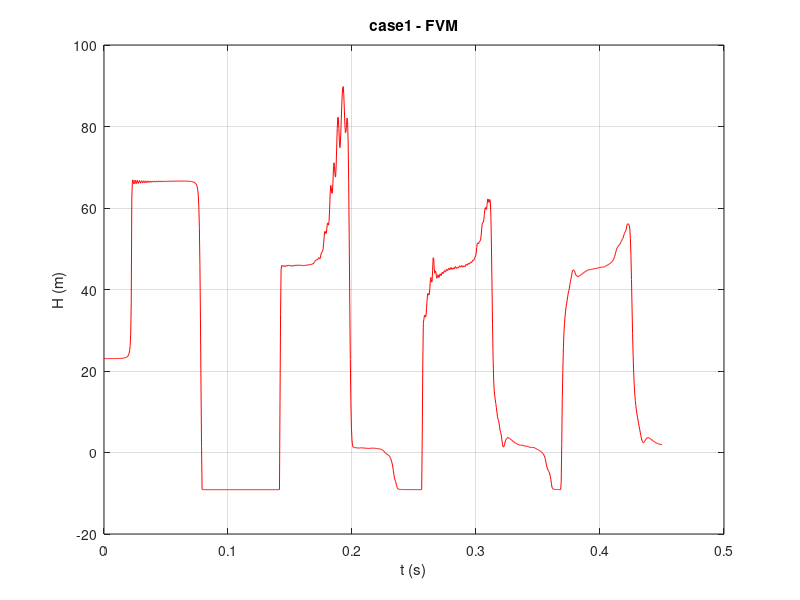

MATLAB code for this plot:
function res = zhou2018_fvm_dgcm(case_name, varargin)
%ZHOU2018_FVM_DGCM  Arquivo MATLAB unico (autocontido) da reproducao de
%   Zhou et al. (2018), J. Hydraul. Eng. 144(5): 04018017 - FVM-DGCM.
%
%   res = zhou2018_fvm_dgcm()                    Caso 1, Ns=32, Cr=1, C_ap=0.9, 2a ordem
%   res = zhou2018_fvm_dgcm('case3', 'Ns', 256)  outro caso / opcoes numericas
%   res = zhou2018_fvm_dgcm('case1', 'model', 'DVCM')   FVM-DVCM
%   res = zhou2018_fvm_dgcm('case1', 'solver', 'moc')   MOC-DGCM (malha escalonada)
%   res = zhou2018_fvm_dgcm('case1', 'plot', false)     sem grafico
%
%   Casos: 'case0' (teorico, sem atrito), 'case1', 'case2', 'case3' (Tabela 1).
%   Opcoes numericas: Ns, Cr, C_ap, alpha0, order (1|2), model ('DGCM'|'DVCM'),
%   collapse, limit_gas_growth, fallback (ver docs/analise_do_artigo.md).
%   Saida: res.t [s], res.H_cellN [m] (cota "na valvula"), res.H_valve, ...
%
%   Todas as funcoes do projeto (matlab/src) estao abaixo como subfuncoes;
%   nao requer toolboxes. Testado em GNU Octave 8.4 (compativel com MATLAB).
if nargin < 1 || isempty(case_name), case_name = 'case1'; end
solver = 'fvm'; do_plot = true; opts = {};
for k = 1:2:numel(varargin)
    switch varargin{k}
        case 'solver', solver = varargin{k+1};
        case 'plot',   do_plot = varargin{k+1};
        otherwise,     opts(end+1:end+2) = varargin(k:k+1); %#ok<AGROW>
    end
end
cs = case_parameters(case_name);
num = numerics_default(opts{:});
if strcmp(solver, 'moc')
    res = run_moc_dgcm(cs, num.Ns, num.alpha0);
    res.H_cellN = res.H_valve;
else
    res = run_fvm(cs, num);
end
if strcmp(case_name, 'case0') && ~strcmp(solver, 'moc')
    res.H_exact = valve_head_exact(cs, res.t);
end
if do_plot
    figure; plot(res.t, res.H_cellN, 'r-'); hold on;
    if isfield(res, 'H_exact'), plot(res.t, res.H_exact, '-', 'color', [0.6 0.6 0.6]); end
    hold off; grid on; xlabel('t (s)'); ylabel('H (m)');
    title(sprintf('%s - %s', case_name, upper(solver)));
end
end

% ==================================================================== fluid_properties
function fl = fluid_properties(varargin)
%FLUID_PROPERTIES Water and atmosphere properties (SI units).
%   fl = fluid_properties() returns water at 20 degC and the standard
%   atmosphere.  The paper (Zhou et al. 2018) does NOT report temperature,
%   vapour pressure or barometric pressure; these values are deduced
%   assumptions [DED] (docs/analise_do_artigo.md, sec. 8).
%   Name/value pairs override any field, e.g. fluid_properties('p_bar', 1e5).
fl.rho   = 998.2;      % density, kg/m^3 (20 degC)
fl.nu    = 1.004e-6;   % kinematic viscosity, m^2/s (Blasius friction)
fl.p_vap = 2339.0;     % absolute vapour pressure, Pa (20 degC)
fl.p_bar = 101325.0;   % absolute barometric pressure, Pa
fl.p0    = 101325.0;   % standard pressure of alpha0, Pa
fl.g     = 9.81;       % gravity, m/s^2
for k = 1:2:numel(varargin)
    fl.(varargin{k}) = varargin{k+1};
end
fl.Hb     = fl.p_bar / (fl.rho * fl.g);            % absolute barometric head, m
fl.Hv     = fl.p_vap / (fl.rho * fl.g) - fl.Hb;    % gauge vapour head, m (paper p. 2)
fl.H0_std = fl.p0 / (fl.rho * fl.g);               % p0*/(rho g), m
end

% ==================================================================== blasius_friction
function f = blasius_friction(V, D, nu)
%BLASIUS_FRICTION Darcy friction factor of a smooth pipe (Blasius).
%   Used because the paper does not report f [DED].
Re = abs(V) * D / nu;
f = 0.316 / Re^0.25;
end

% ==================================================================== case_parameters
function cs = case_parameters(name, varargin)
%CASE_PARAMETERS Parameters of the cases of Table 1 (Zhou et al. 2018).
%   cs = case_parameters('case1') returns a struct with (SI units):
%     V0 [m/s], Hr [m], Tc [s], D [m], L [m], a [m/s]   - Table 1 [T1]
%     rise [m]  elevation of the valve above the inlet   - text p. 4
%     K_valve   loss coefficient of the open valve        - deduced [DED]
%     t_end [s] simulated time (abscissa of the figures)
%   and derived quantities: area, friction (Darcy f), dH_valve0, joukowsky.
%   Name/value pairs override fields BEFORE the derived quantities are
%   computed, e.g. case_parameters('case1', 'f', 0.03, 'Hr', 25).
switch name
    case 'case0'
        cs = mk(0.16, 23.41, 0.0, 0.01905, 36.0, 1280.0, 0.0, true, 1.0, 2.55);
    case 'case1'
        cs = mk(0.332, 23.41, 0.022, 0.01905, 36.0, 1280.0, 1.0, false, 0.45, 2.55);
    case 'case2'
        cs = mk(1.125, 21.74, 0.024, 0.01905, 36.0, 1280.0, 1.0, false, 0.45, 2.55);
    case 'case3'
        cs = mk(0.30, 22.0, 0.009, 0.02210, 37.2, 1319.0, 37.2*sin(3.2*pi/180), false, 0.57, 18.9);
    otherwise
        error('unknown case %s', name);
end
cs.name = name;
cs.fluid = fluid_properties();
cs.f = NaN;       % NaN -> Blasius at V0
cs.z0 = 0.0;      % elevation of the inlet above the datum, m
for k = 1:2:numel(varargin)
    cs.(varargin{k}) = varargin{k+1};
end
cs.area = pi * cs.D^2 / 4;
if cs.frictionless
    cs.friction = 0.0;
elseif ~isnan(cs.f)
    cs.friction = cs.f;
else
    cs.friction = blasius_friction(cs.V0, cs.D, cs.fluid.nu);
end
cs.sin_theta = cs.rise / cs.L;
cs.dH_valve0 = cs.K_valve * cs.V0^2 / (2 * cs.fluid.g);
cs.joukowsky = cs.a * cs.V0 / cs.fluid.g;
end

function cs = mk(V0, Hr, Tc, D, L, a, rise, frictionless, t_end, K)
cs = struct('V0', V0, 'Hr', Hr, 'Tc', Tc, 'D', D, 'L', L, 'a', a, 'rise', rise, ...
            'frictionless', frictionless, 't_end', t_end, 'K_valve', K);
end

% ==================================================================== numerics_default
function num = numerics_default(varargin)
%NUMERICS_DEFAULT Numerical options of the FVM-DGCM (paper notation).
%   Ns     number of reaches (N = 2 Ns cells)
%   Cr     Courant number a dt/dx
%   C_ap   pressure-adjustment coefficient C_-ap (Eqs. 12-13)
%   alpha0 gas void fraction at standard conditions
%   order  1 (Godunov) or 2 (MUSCL-Hancock + MINMOD)
%   model  'DGCM' (this paper), 'DVCM' (Zhou et al. 2017) or 'none'
%   collapse, limit_gas_growth, fallback: interpretation choices [DED]
num.Ns = 32; num.Cr = 1.0; num.C_ap = 0.9; num.alpha0 = 1e-7; num.order = 2;
num.model = 'DGCM'; num.collapse = 'volume'; num.limit_gas_growth = true;
num.fallback = 'keep';
for k = 1:2:numel(varargin)
    num.(varargin{k}) = varargin{k+1};
end
end

% ==================================================================== pipe_elevation
function z = pipe_elevation(cs, x)
%PIPE_ELEVATION Elevation of the pipe axis (datum = pipe inlet), m.
z = cs.z0 + cs.sin_theta * x;
end

% ==================================================================== riemann_state
function [Hs, Vs] = riemann_state(HL, VL, HR, VR, a, g)
%RIEMANN_STATE Exact Riemann solution of the linear water-hammer system
%   (paper Eq. 6):  H* = (HL+HR)/2 + (a/2g)(VL-VR),
%                   V* = (VL+VR)/2 + (g/2a)(HL-HR).
%   The interface flux is f = A U* = (a^2/g V*, g H*).
Hs = 0.5 * (HL + HR) + 0.5 * (a / g) * (VL - VR);
Vs = 0.5 * (VL + VR) + 0.5 * (g / a) * (HL - HR);
end

% ==================================================================== minmod_limiter
function d = minmod_limiter(d1, d2)
%MINMOD_LIMITER Componentwise MINMOD slope limiter.
d = (d1 .* d2 > 0) .* sign(d1) .* min(abs(d1), abs(d2));
end

% ==================================================================== interface_states
function [HL, VL, HR, VR] = interface_states(H, V, a, g, lam, order)
%INTERFACE_STATES Left/right states at the N+1 cell interfaces.
%   H, V: extended column vectors of length N+4 (two virtual cells on each
%   side: I_-1, I_0, I_1..I_N, I_N+1, I_N+2).  lam = dt/dx.
%   order 1: piecewise constant (Godunov).
%   order 2: MUSCL-Hancock (Toro 2009) with MINMOD slopes; boundary values
%            evolved by dt/2 with the source-free flux (source by splitting,
%            paper Eqs. 7-9).
if order == 1
    HL = H(2:end-2); VL = V(2:end-2);
    HR = H(3:end-1); VR = V(3:end-1);
    return
end
dH = minmod_limiter(H(2:end-1) - H(1:end-2), H(3:end) - H(2:end-1));
dV = minmod_limiter(V(2:end-1) - V(1:end-2), V(3:end) - V(2:end-1));
Hc = H(2:end-1); Vc = V(2:end-1);
cH = 0.5 * lam * (a * a / g) * dV;      % (lam/2) (A dU)_H
cV = 0.5 * lam * g * dH;                % (lam/2) (A dU)_V
HmL = Hc - 0.5 * dH - cH;  VmL = Vc - 0.5 * dV - cV;   % evolved left values
HmR = Hc + 0.5 * dH - cH;  VmR = Vc + 0.5 * dV - cV;   % evolved right values
HL = HmR(1:end-1); VL = VmR(1:end-1);
HR = HmL(2:end);   VR = VmL(2:end);
end

% ==================================================================== friction_source_rk2
function V = friction_source_rk2(V, dt, f, D)
%FRICTION_SOURCE_RK2 Source step of paper Eqs. (8)-(9): explicit midpoint
%   Runge-Kutta for dV/dt = -f V|V|/(2D) (H is unaffected).
if f == 0
    return
end
k = f / (2 * D);
Vh = V - 0.5 * dt * k * V .* abs(V);
V = V - dt * k * Vh .* abs(Vh);
end

% ==================================================================== valve_tau
function tau = valve_tau(t, Tc)
%VALVE_TAU Relative valve opening, linear closure in Tc (paper p. 7).
%   Tc <= 0: instantaneous closure at t = 0.
if Tc <= 0
    tau = 0.0;
else
    tau = max(0.0, 1.0 - t / Tc);
end
end

% ==================================================================== valve_velocity
function V = valve_velocity(Cp, tau, Vref, H_down, dH0, B)
%VALVE_VELOCITY Solve the orifice law V = Vref tau sqrt((H - H_down)/dH0)
%   together with the compatibility relation H = Cp - B V.
%   Cancellation-free roots; reverse flow allowed.
if tau <= 0 || Vref == 0
    V = 0.0;
    return
end
Cv2 = (Vref * tau)^2 / dH0;
dh = Cp - H_down;
if dh >= 0
    V = 2 * Cv2 * dh / (Cv2 * B + sqrt((Cv2 * B)^2 + 4 * Cv2 * dh));
else
    V = 2 * Cv2 * dh / (Cv2 * B + sqrt((Cv2 * B)^2 - 4 * Cv2 * dh));
end
end

% ==================================================================== reservoir_state
function [HB, VB] = reservoir_state(H1, V1, Hr, a, g)
%RESERVOIR_STATE Upstream reservoir: H = Hr and C- invariant from cell I_1.
HB = Hr;
VB = V1 + (g / a) * (Hr - H1);
end

% ==================================================================== valve_state
function [HB, VB] = valve_state(HN, VN, tau, Vref, H_down, dH0, a, g)
%VALVE_STATE Downstream valve: C+ invariant from cell I_N + orifice law.
B = a / g;
Cp = HN + B * VN;
VB = valve_velocity(Cp, tau, Vref, H_down, dH0, B);
HB = Cp - B * VB;
end

% ==================================================================== valve_head_exact
function H = valve_head_exact(cs, t)
%VALVE_HEAD_EXACT Exact valve head of Case 0 (frictionless, horizontal,
%   instantaneous closure, no cavitation): square wave of period 4L/a,
%   H = Hr + aV0/g on (4k,4k+2) L/a and Hr - aV0/g on (4k+2,4k+4) L/a.
dH = cs.a * cs.V0 / cs.fluid.g;
T2 = 2 * cs.L / cs.a;
phase = mod(floor(t / T2), 2);
H = cs.Hr + dH * (1 - 2 * phase);
end

% ==================================================================== cavity_init
function st = cavity_init(Ns, zc, Hv, C3, H, num)
%CAVITY_INIT State of the Ns discrete cavities (middle of each reach).
%   zc: cavity elevations (m); Hv: gauge vapour head (m);
%   C3 = p0 alpha0 Vol_reach /(rho g) (m^4); H: initial cell heads (2 Ns).
st.Ns = Ns;
st.hvap = zc(:) + Hv;            % vapour piezometric head at each cavity, m
st.C3 = C3;
st.Vg = zeros(Ns, 1);            % cavity volume, m^3
st.cav = false(Ns, 1);           % "cavitation exists" flag
st.n_fallback = 0;
st.limit_growth = num.limit_gas_growth;
st.fallback = num.fallback;
st.Vg_init = zeros(Ns, 1);
if C3 > 0
    Hbar = 0.5 * (H(1:2:end) + H(2:2:end));
    st.Vg = C3 ./ (Hbar(:) - st.hvap);   % Eq. (11) at the initial state
    st.Vg_init = st.Vg;
end
end

% ==================================================================== apply_dgcm
function [st, H] = apply_dgcm(st, H, Q, dt, C_ap, collapse)
%APPLY_DGCM Discrete gas cavity correction of the FVM heads (paper Fig. 3).
%   Reach j = cells (2j-1, 2j) = upstream half (H_uj, Q_uj) and downstream
%   half (H_j, Q_j); the cavity lies on the interface between them.
%   Method II (cavitation at t, or a half at/below the vapour head):
%     Vg^{n+1} = Vg^n + (Q_j - Q_uj) dt                        (15)
%     Hg = p0 alpha0 Vol/(rho g Vg^{n+1}) + z(j) + Hv           (16)
%     H_uj = H_j = Hg                                           (17)
%   Method I (no cavitation at t+dt):
%     Hg = (H_uj + H_j)/2                                       (10)
%     Vg = p0 alpha0 Vol/[rho g (Hg - z(j) - Hv)]               (11)
%     H_uj <- C H_uj + (1-C) Hg ; H_j <- C H_j + (1-C) Hg       (12)-(13)
%   Interpretation choices [DED] (see docs, sec. 8.5): cavity exists at
%   t+dt while Vg^{n+1} > 0 ('volume'); continuity-limited gas growth in
%   Method I (st.limit_growth); fallback when Vg^{n+1} <= 0 with the mean
%   head at/below vapour (st.fallback).
Hu = H(1:2:end); Hd = H(2:2:end);
Qu = Q(1:2:end); Qd = Q(2:2:end);
hv = st.hvap;
Hbar = 0.5 * (Hu + Hd);

use2 = st.cav | (min(Hu, Hd) <= hv);
Vnew = st.Vg + (Qd - Qu) * dt;                 % Eq. (15)
Hg2 = st.C3 ./ Vnew + hv;                      % Eq. (16)
exists = use2 & (Vnew > 0);
if strcmp(collapse, 'pressure')
    exists = exists & ~(st.cav & (Hbar > hv) & (Hg2 > Hbar));
end

m1 = ~exists;
bad = m1 & (Hbar <= hv);
if any(bad)
    st.n_fallback = st.n_fallback + sum(bad);
    m1 = m1 & ~bad;
    if strcmp(st.fallback, 'keep')
        Hg_keep = st.C3 ./ st.Vg + hv;
        Hu(bad) = Hg_keep(bad); Hd(bad) = Hg_keep(bad);
        st.cav(bad) = true;
    else
        Hb_ = Hbar(bad);
        Hu(bad) = C_ap * Hu(bad) + (1 - C_ap) * Hb_;
        Hd(bad) = C_ap * Hd(bad) + (1 - C_ap) * Hb_;
        if strcmp(st.fallback, 'collapse')
            st.Vg(bad) = st.Vg_init(bad);
        end
        st.cav(bad) = false;
    end
end

% Method II
Hu(exists) = Hg2(exists);
Hd(exists) = Hg2(exists);
st.Vg(exists) = Vnew(exists);
st.cav(exists) = true;

% Method I
if any(m1)
    Hg1 = Hbar(m1);
    Veq = st.C3 ./ (Hg1 - hv(m1));                     % Eq. (11)
    if st.limit_growth
        Vo = st.Vg(m1);
        Veq = min(Veq, Vo + max(Vnew(m1) - Vo, 0));
    end
    st.Vg(m1) = Veq;
    Hu(m1) = C_ap * Hu(m1) + (1 - C_ap) * Hg1;         % Eq. (12)
    Hd(m1) = C_ap * Hd(m1) + (1 - C_ap) * Hg1;         % Eq. (13)
    st.cav(m1) = false;
end
H(1:2:end) = Hu; H(2:2:end) = Hd;
end

% ==================================================================== apply_dvcm
function [st, H] = apply_dvcm(st, H, Q, dt)
%APPLY_DVCM Discrete vapour cavity correction (FVM-DVCM, Zhou et al. 2017):
%   a cavity forms when a half is at/below the vapour head, its volume
%   follows continuity (Eq. 15), its head is the vapour head, and it
%   collapses (volume 0, FVM heads kept) when the volume becomes <= 0.
Hu = H(1:2:end); Hd = H(2:2:end);
Qu = Q(1:2:end); Qd = Q(2:2:end);
hv = st.hvap;
use = st.cav | (min(Hu, Hd) <= hv);
Vnew = st.Vg + (Qd - Qu) * dt;
exists = use & (Vnew > 0);
Hu(exists) = hv(exists);
Hd(exists) = hv(exists);
st.Vg = zeros(size(Vnew));
st.Vg(exists) = Vnew(exists);
st.cav = exists;
H(1:2:end) = Hu; H(2:2:end) = Hd;
end

% ==================================================================== run_fvm
function res = run_fvm(cs, num, t_end, initial)
%RUN_FVM First/second-order FVM Godunov solver with discrete cavities
%   (FVM-DGCM of Zhou et al. 2018, or FVM-DVCM) for the reservoir-pipe-valve
%   system.
%   res = run_fvm(cs, num)            simulate case struct cs (case_parameters)
%                                     with options num (numerics_default)
%   res = run_fvm(cs, num, t_end)     custom final time (s)
%   res = run_fvm(cs, num, t_end, @(x) deal(H0, V0))  custom initial state
%
%   Each time step (paper Eqs. 5-9, Fig. 3):
%     1. boundary states U_1/2 (reservoir) and U_N+1/2 (valve) at time n from
%        the Riemann invariants, copied into two virtual cells at each end;
%     2. interface states (Godunov / MUSCL-Hancock) and Riemann fluxes;
%     3. wave propagation, Eq. (7);  4. friction source (RK2), Eqs. (8)-(9);
%     5. discrete-cavity correction of each reach (DGCM or DVCM).
%   Output struct: t, H_cellN (head of the last cell = "head at the valve"
%   plotted in the paper), H_valve (boundary state), V_valve, mass_error,
%   Vg_total, meta.
fl = cs.fluid; g = fl.g; a = cs.a; D = cs.D; A = cs.area; f = cs.friction;
Ns = num.Ns; N = 2 * Ns;
dx = cs.L / N;
dt = num.Cr * dx / a;
lam = dt / dx;
if nargin < 3 || isempty(t_end), t_end = cs.t_end; end
nsteps = round(t_end / dt);

xc = ((1:N)' - 0.5) * dx;
if nargin < 4 || isempty(initial)
    Hc = cs.Hr - f * xc * cs.V0^2 / (2 * g * D);   % steady HGL
    Vc = cs.V0 * ones(N, 1);
else
    [Hc, Vc] = initial(xc);
    Hc = Hc(:); Vc = Vc(:) + 0 * Hc;
end

% valve: discrete steady state of the first-order scheme
H_valve0 = cs.Hr - f * cs.L * cs.V0^2 / (2 * g * D);
hf_cell = f * dx * cs.V0^2 / (2 * g * D);
Vref = cs.V0 + g * hf_cell / (2 * a);
dH0 = cs.dH_valve0;
H_down = H_valve0 - dH0;

% cavities at the middle of the reaches
zc = pipe_elevation(cs, (2 * (0:Ns-1)' + 1) * dx);
if strcmp(num.model, 'DGCM')
    C3 = fl.H0_std * num.alpha0 * A * 2 * dx;
else
    C3 = 0;
end
st = cavity_init(Ns, zc, fl.Hv, C3, Hc, num);

H = zeros(N + 4, 1); V = zeros(N + 4, 1);
H(3:end-2) = Hc; V(3:end-2) = Vc;

t_out = zeros(nsteps + 1, 1); Hv_out = t_out; HN_out = t_out; Vv_out = t_out;
merr = t_out; vg_out = t_out;
kst = g * A / a^2;
mass0 = kst * dx * sum(Hc) + sum(st.Vg);
net_in = 0;

for n = 0:nsteps
    t = n * dt;
    [HB0, VB0] = reservoir_state(H(3), V(3), cs.Hr, a, g);
    tau = valve_tau(t, cs.Tc);
    [HBN, VBN] = valve_state(H(end-2), V(end-2), tau, Vref, H_down, dH0, a, g);
    k = n + 1;
    t_out(k) = t; Hv_out(k) = HBN; HN_out(k) = H(end-2); Vv_out(k) = VBN;
    merr(k) = kst * dx * sum(H(3:end-2)) + sum(st.Vg) - mass0 - net_in;
    vg_out(k) = sum(st.Vg);
    if n == nsteps, break; end
    H(1:2) = HB0; V(1:2) = VB0;
    H(end-1:end) = HBN; V(end-1:end) = VBN;
    [HL, VL, HR, VR] = interface_states(H, V, a, g, lam, num.order);
    [Hs, Vs] = riemann_state(HL, VL, HR, VR, a, g);
    Hn = H(3:end-2) - lam * (a * a / g) * (Vs(2:end) - Vs(1:end-1));   % Eq. (7)
    Vn = V(3:end-2) - lam * g * (Hs(2:end) - Hs(1:end-1));
    Vn = friction_source_rk2(Vn, dt, f, D);                              % Eqs. (8)-(9)
    net_in = net_in + (Vs(1) - Vs(end)) * A * dt;
    Qn = Vn * A;
    switch num.model
        case 'DGCM'
            [st, Hn] = apply_dgcm(st, Hn, Qn, dt, num.C_ap, num.collapse);
        case 'DVCM'
            [st, Hn] = apply_dvcm(st, Hn, Qn, dt);
        case 'none'
        otherwise
            error('unknown model %s', num.model);
    end
    H(3:end-2) = Hn; V(3:end-2) = Vn;
end
res.t = t_out; res.H_valve = Hv_out; res.H_cellN = HN_out; res.V_valve = Vv_out;
res.mass_error = merr; res.Vg_total = vg_out;
res.x = xc; res.H_final = H(3:end-2); res.V_final = V(3:end-2);
res.meta = struct('case', cs.name, 'Ns', Ns, 'N', N, 'dx', dx, 'dt', dt, 'Cr', num.Cr, ...
    'C_ap', num.C_ap, 'alpha0', num.alpha0, 'order', num.order, 'model', num.model, ...
    'f', f, 'Hv', fl.Hv, 'z_valve', pipe_elevation(cs, cs.L), 'H_valve0', H_valve0, ...
    'n_fallback', st.n_fallback);
end

% ==================================================================== run_moc_dgcm
function res = run_moc_dgcm(cs, Ns, alpha0, psi, t_end)
%RUN_MOC_DGCM Classic MOC discrete gas cavity model on a staggered grid
%   (Wylie 1984; Wylie et al. 1993), reference model of the paper's Fig. 11.
%   Nodes i = 0..Ns (index i+1 here), dx = L/Ns, dt = dx/a; at step k only
%   the nodes with (i + k) even are computed (each node every 2 dt).
%     C+ : H_P = C_P - B Q_Pu,  C_P = H_A + B Q_A - R Q_A|Q_A|
%     C- : H_P = C_M + B Q_P,   C_M = H_B - B Q_B + R Q_B|Q_B|
%     Vg_P (H_P - z - Hv) = C3,
%     Vg_P = Vg_old + dt_i [psi (Q_P - Q_Pu) + (1-psi)(Q - Q_u)_old]
%   -> quadratic in y = H_P - z - Hv (positive root).  B = a/(gA),
%   R = f dx/(2 g D A^2).  Interior nodes of the same parity are
%   independent and are computed in vectorised form.
if nargin < 2 || isempty(Ns), Ns = 32; end
if nargin < 3 || isempty(alpha0), alpha0 = 1e-7; end
if nargin < 4 || isempty(psi), psi = 1.0; end
if nargin < 5 || isempty(t_end), t_end = cs.t_end; end
if mod(Ns, 2) ~= 0, error('staggered grid requires an even Ns'); end
fl = cs.fluid; g = fl.g; a = cs.a; D = cs.D; A = cs.area; f = cs.friction;
dx = cs.L / Ns; dt = dx / a; nsteps = round(t_end / dt);
B = a / (g * A); R = f * dx / (2 * g * D * A * A);
x = (0:Ns)' * dx;
zhv = pipe_elevation(cs, x) + fl.Hv;
C3 = fl.H0_std * alpha0 * A * dx;
Q0 = cs.V0 * A;
H = cs.Hr - f * x * cs.V0^2 / (2 * g * D);
Q = Q0 * ones(Ns + 1, 1); Qu = Q;
Vg = C3 ./ (H - zhv); Vg(1) = 0;
t_last = zeros(Ns + 1, 1);
H_valve0 = H(end); dH0 = cs.dH_valve0; H_down = H_valve0 - dH0;

nout = floor(nsteps / 2) + 1;
t_out = zeros(nout, 1); h_out = zeros(nout, 1);
t_out(1) = 0; h_out(1) = H(end); ko = 1;
for k = 1:nsteps
    t = k * dt;
    Hn = H; Qn = Q; Qun = Qu;
    par = mod(k, 2);
    % ---- interior nodes of this parity (0-based i, 1 <= i <= Ns-1)
    if par == 1, i0 = 1:2:(Ns - 1); else, i0 = 2:2:(Ns - 1); end
    j = i0 + 1;                        % 1-based index
    dti = t - t_last(j);
    CP = H(j-1) + B * Q(j-1) - R * Q(j-1) .* abs(Q(j-1));
    CM = H(j+1) - B * Qu(j+1) + R * Qu(j+1) .* abs(Qu(j+1));
    K1 = 2 * psi * dti / B;
    K0 = Vg(j) + dti .* (psi * (2 * zhv(j) - CP - CM) / B + (1 - psi) * (Q(j) - Qu(j)));
    y = gas_root(K1, K0, C3);
    Hn(j) = y + zhv(j);
    Vg(j) = C3 ./ y;
    Qn(j) = (Hn(j) - CM) / B;
    Qun(j) = (CP - Hn(j)) / B;
    t_last(j) = t;
    if par == 0
        % ---- upstream reservoir (node 0)
        CM0 = H(2) - B * Qu(2) + R * Qu(2) * abs(Qu(2));
        Hn(1) = cs.Hr; Qn(1) = (cs.Hr - CM0) / B; Qun(1) = Qn(1);
        t_last(1) = t;
        % ---- valve node (Ns) with gas cavity
        jv = Ns + 1;
        dtv = t - t_last(jv);
        CPv = H(jv-1) + B * Q(jv-1) - R * Q(jv-1) * abs(Q(jv-1));
        tau = valve_tau(t, cs.Tc);
        if tau > 0
            Qv = A * valve_velocity(CPv, tau, cs.V0, H_down, dH0, B * A);
            Hn(jv) = CPv - B * Qv;
            Qn(jv) = Qv; Qun(jv) = Qv;
            Vg(jv) = C3 / max(Hn(jv) - zhv(jv), 1e-12);
        else
            Qv = 0;
            K1v = psi * dtv / B;
            K0v = Vg(jv) + dtv * (psi * (Qv - (CPv - zhv(jv)) / B) + (1 - psi) * (Q(jv) - Qu(jv)));
            yv = gas_root(K1v, K0v, C3);
            Hn(jv) = yv + zhv(jv);
            Vg(jv) = C3 / yv;
            Qn(jv) = Qv;
            Qun(jv) = (CPv - Hn(jv)) / B;
        end
        t_last(jv) = t;
    end
    H = Hn; Q = Qn; Qu = Qun;
    if par == 0
        ko = ko + 1;
        t_out(ko) = t; h_out(ko) = H(end);
    end
end
res.t = t_out(1:ko); res.H_valve = h_out(1:ko);
res.meta = struct('case', cs.name, 'Ns', Ns, 'dx', dx, 'dt', dt, 'psi', psi, ...
                  'alpha0', alpha0, 'f', f);
end

function y = gas_root(K1, K0, C3)
% positive root of K1 y^2 + K0 y - C3 = 0 (numerically stable form)
disc = sqrt(K0 .^ 2 + 4 * K1 .* C3);
y = zeros(size(K0));
p = K0 >= 0;
y(p) = 2 * C3 ./ (K0(p) + disc(p));
y(~p) = (-K0(~p) + disc(~p)) ./ (2 * K1(~p));
end
